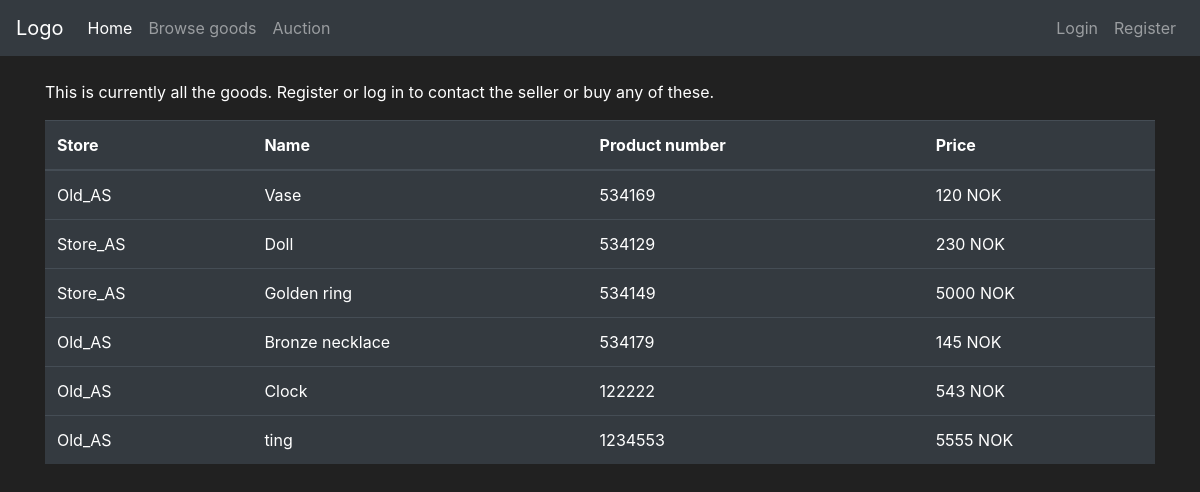
The app's page /store with its own data.
### app_flask/models.py (models this page shows, shortened)
class Goods(db.Model):
    id = db.Column(db.Integer, primary_key=True)
    name = db.Column(db.String(30), unique=True, nullable=False)
    description = db.Column(db.String(70), unique=False, nullable=False)
    price = db.Column(db.Integer, unique=False, nullable=False)
    product_number = db.Column(db.String(length=6), nullable=False, unique=True)
    goods_type = db.Column(db.Boolean(), nullable=False, default=False)
    date_created = db.Column(db.DateTime(), default=datetime.utcnow)
    user_owner = db.Column(db.Integer(), db.ForeignKey('user.id'))
    store_owner = db.Column(db.Integer(), db.ForeignKey('store.id'))

class Store(db.Model):
    id = db.Column(db.Integer(), primary_key=True)
    store_name = db.Column(db.String(length=30), nullable=False, unique=True)
    street_address = db.Column(db.String(length=40), nullable=False)
    street_number = db.Column(db.Integer(), nullable=False)
    postal_code = db.Column(db.Integer(), nullable=False)
    province = db.Column(db.String(length=50), nullable=False)
    store_email = db.Column(db.String(length=50), nullable=False, unique=True)
    store_phone = db.Column(db.Integer(), nullable=False)
    date_created = db.Column(db.DateTime(), default=datetime.utcnow)
    user_owner = db.Column(db.Integer(), db.ForeignKey('user.id'))
    goods = db.relationship('Goods', backref='owned_store', lazy=True)

### app_flask/main/routes.py (the view, shortened to what this page needs)
@bp.route("/store", methods=["POST", "GET"])
def store_page():
    buy_form = BuyGoodsForm()
    if request.method == "GET":
        items = db.session.query(Goods, Store).filter(and_(Store.id == Goods.store_owner, Goods.goods_type == 0)).all()
        return render_template("store.html", items=items, buy_form=buy_form)

### app_flask/templates/store.html (shortened to what this page needs)
{% extends 'base.html' %}
{% block content %}
<div class="container">
    <br>
    {% if current_user.is_authenticated and current_user.profile_type==1 %}
        <table class="table table-hover table-dark">
            <thead>
                <tr>
                    <th scope="col">Product name</th>
                    <th scope="col">Store owner</th>
                    <th scope="col">Product number</th>
                    <th scope="col">Price</th>
                    <th scope="col">Options</th>
                    <th scope="col">Action</th>
                </tr>
            </thead>
            <tbody>
                {% for item, store in items %}
                {% include 'include/goods_modals.html' %}
                {% if store.user_owner==current_user.id %}
                <tr>
                    <td>{{item.name}}</td>
                    <td>{{store.store_name}}</td>
                    <td>{{item.product_number}}</td>
                    <td>{{item.price}} NOK</td>
                    <td>
                        <button class="btn btn-outline btn-info" data-toggle="modal" data-target="#Modal-MoreInfo-{{ item.id }}">More Info</button>
                    </td>
                    <td class=".table-striped"><a href="{{ url_for('main.delete_goods', id=item.id)}}">Delete</a></td>
                </tr>
                {% else %}
                <tr>
                    <td>{{store.store_name}}</td>
                    <td>{{item.name}}</td>
                    <td>{{item.product_number}}</td>
                    <td>{{item.price}} NOK</td>
                    <td>
                        <button class="btn btn-outline btn-info" data-toggle="modal" data-target="#Modal-MoreInfo-{{ item.id }}">More Info</button>
                        <button class="btn btn-outline btn-success" data-toggle="modal" data-target="#Modal-PurchaseConfirm-{{ item.id }}" >Purchase</button>
                    </td>
                    <td> </td>
                </tr>
                {% endif %}
                {% endfor %}
            </tbody>
        </table>
    {% else%}
    <p>This is currently all the goods. Register or log in to contact the seller or buy any of these.</p>
        <table class="table table-hover table-dark">
            <thead>
                <tr>
                    <th scope="col">Store</th>
                    <th scope="col">Name</th>
                    <th scope="col">Product number</th>
                    <th scope="col">Price</th>
                </tr>
            </thead>
            <tbody>
                {% for item, store in items %}
                <tr>
                    <td>{{store.store_name}}</td>
                    <td>{{item.name}}</td>
                    <td>{{item.product_number}}</td>
                    <td>{{item.price}} NOK</td>
                </tr>
                {% endfor %}
            </tbody>
        </table>
    {% endif %}
</div>
{% endblock %}

### app_flask/templates/base.html (shortened to what this page needs)
<!doctype html>
<html lang="en">
   <head>
      <link rel="stylesheet" href="https://cdn.jsdelivr.net/npm/bootstrap@4.5.3/dist/css/bootstrap.min.css">
   </head>
   <body>
    <nav class="navbar navbar-expand-md navbar-dark bg-dark">
        <a class="navbar-brand" href="{{ url_for('main.home_page') }}">Logo</a>
        <div class="collapse navbar-collapse" id="navbarNav">
            <ul class="navbar-nav mr-auto">
                <li class="nav-item active">
                    <a class="nav-link" href="{{ url_for('main.home_page') }}">Home <span class="sr-only">(current)</span></a>
                </li>
                <li class="nav-item">
                    <a class="nav-link" href="{{ url_for('main.store_page') }}">Browse goods</a>
                </li>
                <li class="nav-item">
                    <a class="nav-link" href="{{ url_for('main.auction_page') }}">Auction</a>
                </li>
            </ul>
            {% if current_user.username=="Admin" %}
            <ul class="navbar-nav">
                <li class="nav-item">
                    <a class="nav-link" href="{{ url_for('main.display_admin_panel') }}">Admin panel</a>
                </li>
                <li class="nav-item">
                    <a class="nav-link">{{ current_user.username }}</a>
                </li>
                <li class="nav-item">
                    <a class="nav-link" href="{{ url_for('auth.logout_page') }}">logout</a>
                </li>
            </ul>
            {% else %}
            <ul class="navbar-nav">
                <li class="nav-item">
                    <a class="nav-link" href="{{ url_for('auth.login_page')}}">Login</a>
                </li>
                <li class="nav-item">
                    <a class="nav-link" href="{{ url_for('auth.register_user_page')}}">Register</a>
                </li>
            </ul>
            {% endif %}
        </div>
      </nav>
      {% block content %}
      {% endblock %}
   </body>
</html>

### app_flask/templates/base.html (style rules this page uses)
body { color: white; background-color: #212121; }

### records on screen
Goods: store_name "Old_AS", name "Vase", product_number "534169", price "120"
Goods: store_name "Store_AS", name "Doll", product_number "534129", price "230"
Goods: store_name "Store_AS", name "Golden ring", product_number "534149", price "5000"
Goods: store_name "Old_AS", name "Bronze necklace", product_number "534179", price "145"
Goods: store_name "Old_AS", name "Clock", product_number "122222", price "543"
Goods: store_name "Old_AS", name "ting", product_number "1234553", price "5555"
